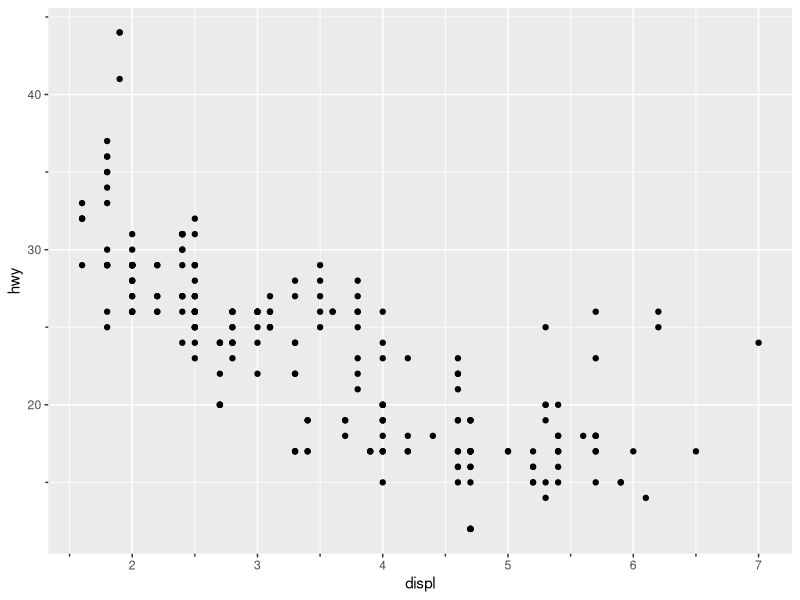
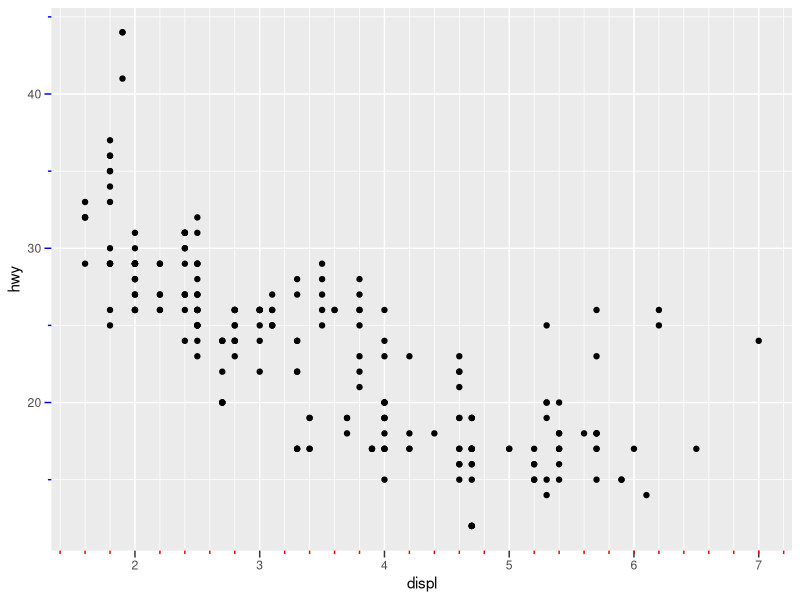
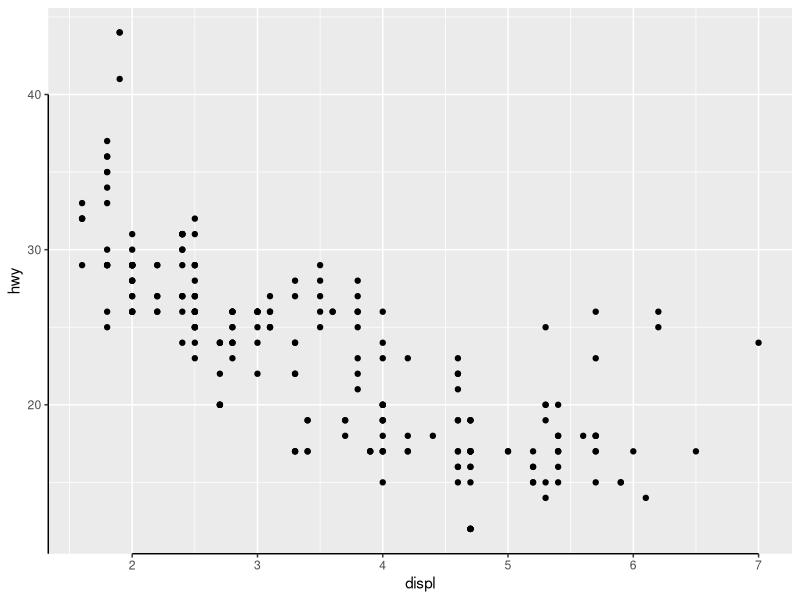
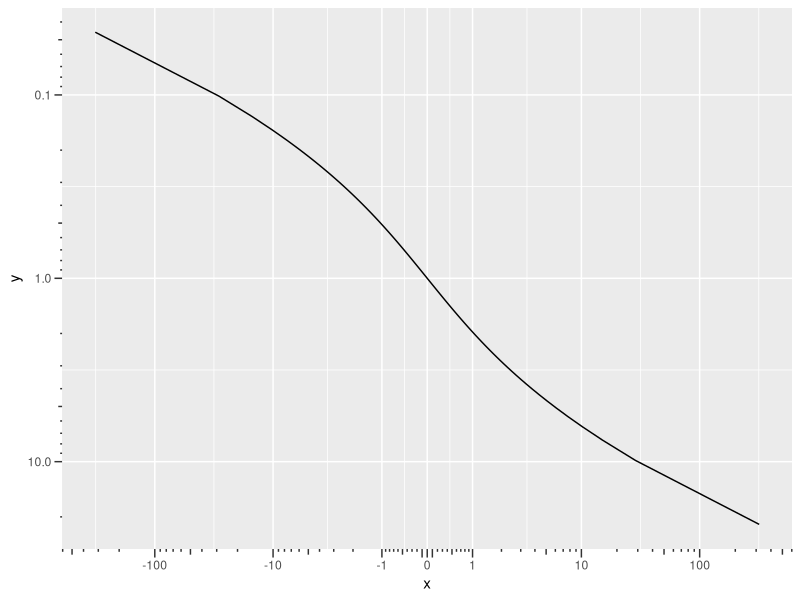
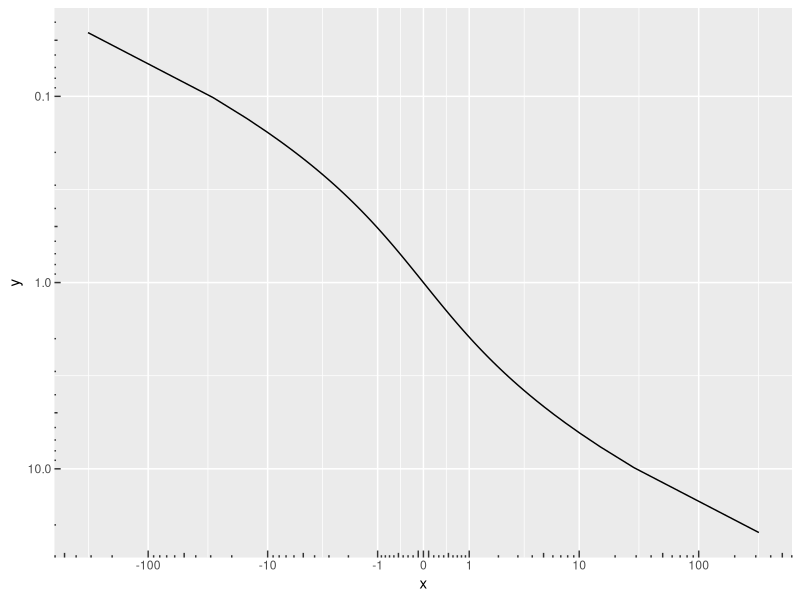
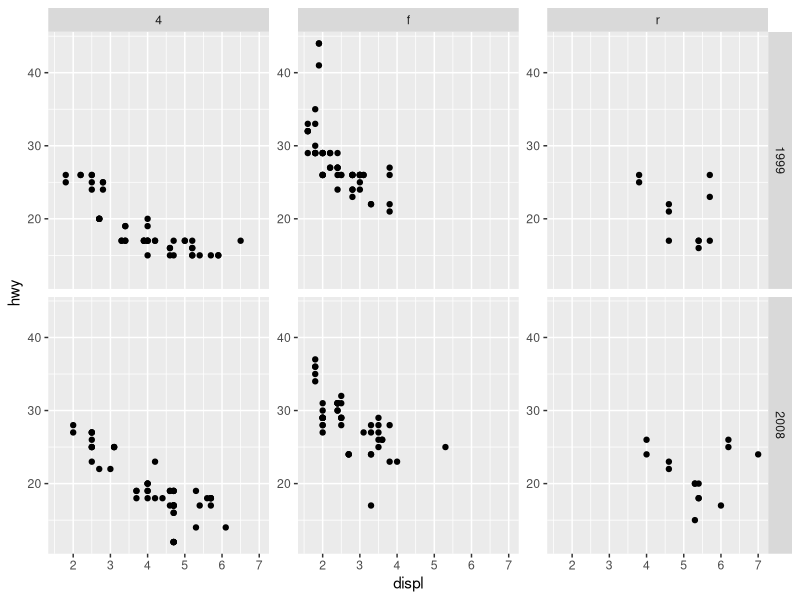
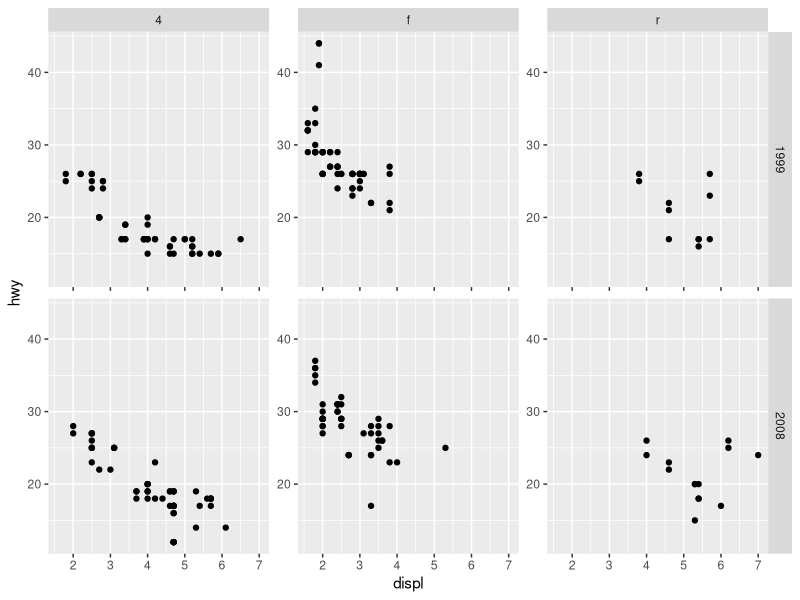

Here is the R script that generated these plots, in order:
## ---- chunk 1
knitr::opts_chunk$set(dev = "ragg_png")
## ---- chunk 2
#| fig.alt: >
#|  Scatterplot of engine displacement versus highway miles per 
#|  gallon. Both the x and y axes have smaller ticks in between normal ticks.
library(ggplot2)

p <- ggplot(mpg, aes(displ, hwy)) +
  geom_point() +
  guides(
    x = guide_axis(minor.ticks = TRUE),
    y = guide_axis(minor.ticks = TRUE)
  )
p
## ---- chunk 3
#| fig.alt: >
#|  Scatterplot of engine displacement versus highway miles per 
#|  gallon. The y-axis has blue larger and smaller tick marks, whereas the 
#|  x-axis has the larger ticks in black and the smaller ticks in red. The 
#|  x-axis has 4 smaller ticks in between large ones and the smaller ticks
#|  are half the size of larger ticks.
p + scale_x_continuous(minor_breaks = scales::breaks_width(0.2)) +
  theme(
    axis.ticks.length = unit(5, "pt"),
    axis.minor.ticks.length = rel(0.5),
    axis.minor.ticks.x.bottom = element_line(colour = 'red'),
    axis.ticks.y = element_line(colour = "blue")
  )
## ---- chunk 4
#| fig.alt: >
#|  Scatterplot of engine displacement versus highway miles per 
#|  gallon. The y-axis line starts at the bottom of the panel and continues to
#|  the top break. The x-axis line starts at the most left break and ends at
#|  the most right break.
ggplot(mpg, aes(displ, hwy)) +
  geom_point() +
  guides(
    x = guide_axis(cap = "both"), # Cap both ends
    y = guide_axis(cap = "upper") # Cap the upper end
  ) +
  theme(axis.line = element_line())
## ---- chunk 5
#| fig.alt: >
#|  A line plot showing a negatively sloped line with a reversed
#|  log10-transformation on the y-axis and inverse hyberbolic sine transformation
#|  on the x-axis. Large ticks appears at multiples of 10, 
#|  medium ticks at multiples of 5 and small ticks at multiples of 1.

r <- seq(0.001, 0.999, length.out = 100)
df <- data.frame(
  x = qcauchy(r),
  y = qlnorm(r)
)

p <- ggplot(df, aes(x, y)) +
  geom_line() +
  coord_trans(y = "reverse") +
  scale_y_continuous(
    transform = "log10",
    breaks = c(0.1, 1, 10),
    guide = guide_axis_logticks(long = 2, mid = 1, short = 0.5)
  ) +
  scale_x_continuous(
    transform = "asinh",
    breaks = c(-100, -10, -1, 0, 1, 10, 100),
    guide = "axis_logticks"
  )
p
## ---- chunk 6
#| fig.alt: >
#|  The same plot as above, but the tick marks now point inwards.

p + theme(axis.ticks.length = unit(-2.25, "pt"))
## ---- chunk 7
#| fig.alt: >
#|  A scatterplot facetted by the 'drv' and 'year' variables. The
#|  x-axes appear only at the bottom panels, whereas y-axes are displayed for
#|  every panel.
p <- ggplot(mpg, aes(displ, hwy)) +
  geom_point()

p + facet_grid(year ~ drv, axes = "all_y")
## ---- chunk 8
#| fig.alt: >
#|  A scatterplot facetted by the 'drv' and 'year' variables. The
#|  x-axes appear in full only at the bottom panels, and as tick marks in the
#|  first row of panels. The y-axes are displayed in full at every panel.
p + facet_grid(year ~ drv, axes = "all", axis.labels = "all_y")
